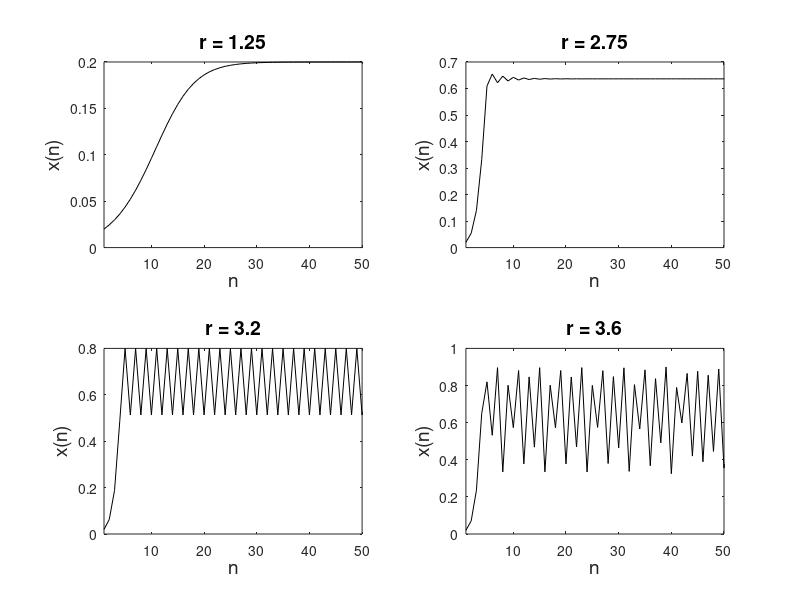

The MATLAB source for this figure:
% Example 10.2 Plot the first 50 generations predicted by Eq. 10.2 using
% four values of r: 1.25 2.75 3.2 3.6.  Start with an initial population,
% x0, of 0.02.
%
clear all; close all;
x(1) = 0.02;         % Initial population value
r1 = [1.25 2.75 3.2 3.6]; % Values of driving parameter
for k = 1:length(r1)
    r = r1(k);       % Set driving parameter
    for n = 1:50
        x(n+1) = r*x(n)*(1 - x(n)); % Logistic equation
    end
    subplot(2,2,k);     % Select subplot
    plot(x,'k');        %  and plot
    title(['r = ',num2str(r)],'FontSize',14);
    xlabel('n','FontSize',14);
    ylabel('x(n)','FontSize',14);
    xlim([1 50]);
end